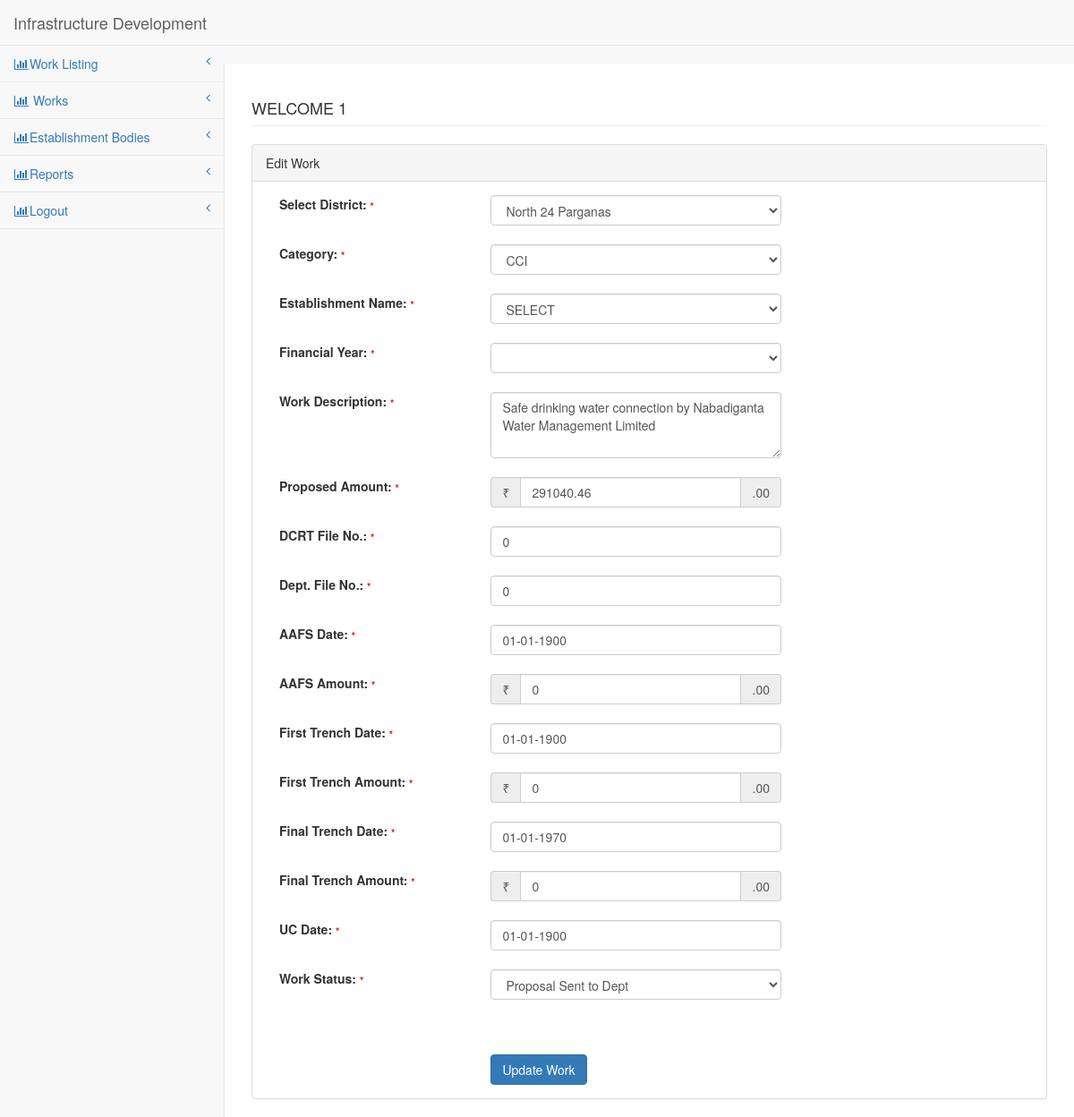
Screenshot of /pages/edit-work.php?jid=job_1 (signed in) with the database file from the repository.
### tables this page shows
CREATE TABLE `cci_details` (
  `cci_id` varchar(15) NOT NULL,
  `district` varchar(25) NOT NULL,
  `cci_name` varchar(255) NOT NULL
);

CREATE TABLE `dcpu_details` (
  `dcpu_id` varchar(8) NOT NULL,
  `district` varchar(25) NOT NULL,
  `dcpu_name` varchar(25) NOT NULL
);

CREATE TABLE `est_fund_details` (
  `job_id` varchar(17) NOT NULL,
  `est_id` varchar(15) NOT NULL,
  `category` varchar(10) NOT NULL,
  `fin_year` varchar(9) DEFAULT NULL,
  `work_desc` varchar(255) NOT NULL,
  `prop_amnt` double DEFAULT NULL,
  `dcrt_file_no` varchar(25) DEFAULT NULL,
  `dept_file_no` varchar(25) DEFAULT NULL,
  `aafs_date` date DEFAULT NULL,
  `aafs_amnt` double DEFAULT NULL,
  `first_trench_dt` date DEFAULT NULL,
  `first_trench_amnt` double DEFAULT NULL,
  `final_trench_dt` date DEFAULT NULL,
  `final_trench_amnt` double DEFAULT NULL,
  `uc_date` date DEFAULT NULL,
  `work_status_id` varchar(15) NOT NULL
);

CREATE TABLE `work_status` (
  `work_id` varchar(15) NOT NULL,
  `work_status` varchar(255) NOT NULL
);

### config/DbFunction.php (called while the page is built, shortened)
<?php
class DbFunction{
	function get_est_details($est_id, $cat) {
		$db = Database::getInstance();
		$mysqli = $db->getConnection();
		switch ($cat) {
			case "cci":
				$table = "cci_details";
				$id = "cci";
				break;
		}
		$query = "SELECT * FROM " . $table . " WHERE ".$id."_id='{$est_id}'";
		$stmt= $mysqli->query($query);
		return $stmt;
	}
	function get_districts() {
		$db = Database::getInstance();
		$mysqli = $db->getConnection();
		$query = "SELECT district FROM dcpu_details ORDER BY district ASC";
		$stmt= $mysqli->query($query);
		return $stmt;
	}
	function get_wrkstatuses() {
		$db = Database::getInstance();
		$mysqli = $db->getConnection();
		$query = "SELECT * FROM work_status ORDER BY work_id ASC";
		$stmt= $mysqli->query($query);
		return $stmt;
	}
	function get_job_details($job_id) {
		$db = Database::getInstance();
		$mysqli = $db->getConnection();
		$query = "SELECT * FROM est_fund_details WHERE job_id = '".$job_id."'";
		$stmt = $mysqli->query($query);
		return $stmt;
	}
}
?>

### pages/edit-work.php (the view, shortened to what this page needs)
<?php
include('../config/DbFunction.php');
$obj=new DbFunction();
$job_id = $_GET["jid"];
$rs_job = $obj->get_job_details($job_id);
$res_job = $rs_job->fetch_object();
$rs_dist = $obj->get_districts();
$rs_e = $obj->get_est_details($res_job->est_id, $res_job->category);
$res_e = $rs_e->fetch_row();
$rs_sts = $obj->get_wrkstatuses();
?>
<!DOCTYPE html>
<html lang="en">
<head>
<link href="../bower_components/bootstrap/dist/css/bootstrap.min.css"
	rel="stylesheet">
<link href="../bower_components/metisMenu/dist/metisMenu.min.css"
	rel="stylesheet">
<link href="../dist/css/sb-admin-2.css" rel="stylesheet">
<link href="../bower_components/font-awesome/css/font-awesome.min.css" rel="stylesheet" type="text/css">
<link href="//code.jquery.com/ui/1.12.1/themes/base/jquery-ui.css" rel="stylesheet">
</head>
<body>
<form method="post" >
	<div id="wrapper">
		<?php include('leftbar.php')?>;
		<div id="page-wrapper">
			<div class="row">
				<div class="col-lg-12">
					<h4 class="page-header"> <?php echo strtoupper("welcome"." ".htmlentities($_SESSION['login']));?></h4>
				</div>
			</div>
			<div class="row">
				<div class="col-lg-12">
					<div class="panel panel-default">
						<div class="panel-heading">Edit Work</div>
						<div class="panel-body">
							<div class="row">
						 	<div class="col-lg-10">
								<div class="form-group">
									<div class="col-lg-4">
					 					<label>Select District: <span id="" style="font-size:11px;color:red">*</span></label>
									</div>
									<div class="col-lg-6">
										<select class="form-control" name="district" id="district" required >
											<?php while($res=$rs_dist->fetch_object()){	?>
                        					<option VALUE="<?php echo htmlentities($res->district);?>" <?php if($res->district == $res_e[1]) echo "selected" ?>><?php echo htmlentities($res->district)?></option>
											<?php }?>
										</select>
									</div>
								</div>
								<br><br>
								<div class="form-group">
									<div class="col-lg-4">
										<label>Category: <span id="" style="font-size:11px;color:red">*</span></label>
									</div>
									<div class="col-lg-6">
											<select class="form-control" name="category" id="category" onchange="getEstList()" required >
											<option VALUE="cci">CCI</option>
										</select>
									</div>
	 							</div>
								<br><br>
								<div class="form-group">
									<div class="col-lg-4">
										<label>Establishment Name: <span id="" style="font-size:11px;color:red">*</span></label>
									</div>
									<div class="col-lg-6">
										<select class="form-control" name="estname" id="estname" required >
											<option VALUE="">SELECT</option>
										</select>
									</div>
	 							</div>
								<br><br>
								<div class="form-group">
									<div class="col-lg-4">
										<label>Financial Year: <span id="" style="font-size:11px;color:red">*</span></label>
									</div>
									<div class="col-lg-6">
										<select class="form-control" name="finyear" id="finyear" required>
										</select>
									</div>
	 							</div>
								<br><br>
								<div class="form-group">
									<div class="col-lg-4">
										<label>Work Description: <span id="" style="font-size:11px;color:red">*</span></label>
									</div>
									<div class="col-lg-6">
										<textarea class="form-control" rows="3" name="wrkdesc" id="wrkdesc" required><?php echo htmlentities($res_job->work_desc);?></textarea>
									</div>
	 							</div>
								<br><br>
								<br><br>
								<div class="form-group">
									<div class="col-lg-4">
										<label>Proposed Amount: <span id="" style="font-size:11px;color:red">*</span></label>
									</div>
									<div class="col-lg-6">
										<div class="form-group input-group">
											<span class="input-group-addon">₹</span>
											<input name="propamnt" id="propamnt" class="form-control" required value="<?php echo htmlentities($res_job->prop_amnt);?>" >
											<span class="input-group-addon">.00</span>
										</div>
									</div>
	 							</div>
								<br><br>
								<div class="form-group">
									<div class="col-lg-4">
										<label>DCRT File No.: <span id="" style="font-size:11px;color:red">*</span></label>
									</div>
									<div class="col-lg-6">
										<input class="form-control" name="dcrtno" id="dcrtno" required value="<?php echo htmlentities($res_job->dcrt_file_no);?>">
									</div>
	 							</div>
								<br><br>
								<div class="form-group">
									<div class="col-lg-4">
										<label>Dept. File No.: <span id="" style="font-size:11px;color:red">*</span></label>
									</div>
									<div class="col-lg-6">
										<input class="form-control" name="deptno" id="deptno" value="<?php echo htmlentities($res_job->dept_file_no);?>" >
									</div>
	 							</div>
								<br><br>
								<div class="form-group">
									<div class="col-lg-4">
										<label>AAFS Date: <span id="" style="font-size:11px;color:red">*</span></label>
									</div>
									<div class="col-lg-6">
										<input class="form-control" name="aafsdate" id="aafsdate" value="<?php echo ($res_job->aafs_date == NULL || $res_job->aafs_date == '') ? '' : htmlentities(date('d-m-Y', strtotime($res_job->aafs_date)));?>">
									</div>
								 </div>
								<br><br>
								<div class="form-group">
									<div class="col-lg-4">
										<label>AAFS Amount: <span id="" style="font-size:11px;color:red">*</span></label>
									</div>
									<div class="col-lg-6">
										<div class="form-group input-group">
											<span class="input-group-addon">₹</span>
											<input name="aafsamnt" id="aafsamnt" class="form-control" value="<?php echo htmlentities($res_job->aafs_amnt);?>" >
											<span class="input-group-addon">.00</span>
										</div>
									</div>
								 </div>
								<br><br>
								<div class="form-group">
									<div class="col-lg-4">
										<label>First Trench Date: <span id="" style="font-size:11px;color:red">*</span></label>
									</div>
									<div class="col-lg-6">
										<input class="form-control" name="ftrdate" id="ftrdate" value="<?php echo ($res_job->first_trench_dt==''|| $res_job->first_trench_dt==NULL) ? '' : htmlentities(date('d-m-Y', strtotime($res_job->first_trench_dt)));?>" >
									</div>
								 </div>
								<br><br>
								<div class="form-group">
									<div class="col-lg-4">
										<label>First Trench Amount: <span id="" style="font-size:11px;color:red">*</span></label>
									</div>
									<div class="col-lg-6">
										<div class="form-group input-group">
											<span class="input-group-addon">₹</span>
											<input name="ftramnt" id="ftramnt" class="form-control" value="<?php echo htmlentities($res_job->first_trench_amnt);?>" >
											<span class="input-group-addon">.00</span>
										</div>
									</div>
	 							</div>
								<br><br>
								<div class="form-group">
									<div class="col-lg-4">
										<label>Final Trench Date: <span id="" style="font-size:11px;color:red">*</span></label>
									</div>
									<div class="col-lg-6">
										<input class="form-control" name="fntrdate" id="fntrdate" value="<?php echo ($res_job->final_trench_dt == NULL || $res_job->final_trench_dt='') ? '' : htmlentities(date('d-m-Y', strtotime($res_job->final_trench_dt)));?>">
									</div>
								 </div>
								<br><br>
								<div class="form-group">
									<div class="col-lg-4">
										<label>Final Trench Amount: <span id="" style="font-size:11px;color:red">*</span></label>
									</div>
									<div class="col-lg-6">
										<div class="form-group input-group">
											<span class="input-group-addon">₹</span>
											<input name="fntramnt" id="fntramnt" class="form-control" value="<?php echo htmlentities($res_job->final_trench_amnt);?>">
											<span class="input-group-addon">.00</span>
										</div>
									</div>
	 							</div>
								<br><br>
								<div class="form-group">
									<div class="col-lg-4">
										<label>UC Date: <span id="" style="font-size:11px;color:red">*</span></label>
									</div>
									<div class="col-lg-6">
										<input class="form-control" name="ucdate" id="ucdate" value="<?php echo ($res_job->uc_date == NULL || $res_job->uc_date == '') ? '' : htmlentities(date('d-m-Y', strtotime($res_job->uc_date)));?>">
									</div>
								 </div>
								<br><br>
								<div class="form-group">
									<div class="col-lg-4">
										<label>Work Status: <span id="" style="font-size:11px;color:red">*</span></label>
									</div>
									<div class="col-lg-6">
										<select class="form-control" name="wrkstatus" id="wrkstatus" required="required">
											<?php while($res=$rs_sts->fetch_object()){?>
                        					<option VALUE="<?php echo htmlentities($res->work_id);?>" <?php if($res->work_id == $res_job->work_status_id) echo "selected"?>><?php echo htmlentities($res->work_status);?></option>
											<?php }?>
										</select>
									</div>
	 							</div>
								<br><br>
								<div class="form-group">
									<div class="col-lg-4">
									</div>
									<div class="col-lg-6"><br><br>
										<input type="submit" class="btn btn-primary" name="submit" value="Update Work"></button>
									</div>
								</div>
							</div>
						</div>
					</div>
				</div>
			</div>
		</div>
	</div>
</form>
</body>
</html>

### pages/leftbar.php (shortened to what this page needs)
<nav class="navbar navbar-default navbar-static-top" role="navigation"
			style="margin-bottom: 0">
			<div class="navbar-header">
				<a class="navbar-brand" href="../index.php">Infrastructure Development</a>
			</div>
			<div class="navbar-default sidebar" role="navigation">
                <div class="sidebar-nav navbar-collapse">
                    <ul class="nav" id="side-menu">
                        <li>
                            <a href="view.php"><i class="fa fa-bar-chart-o fa-fw"></i>Work Listing<span class="fa arrow"></span></a>
                        </li>
                        <li>
                            <a href="#"><i class="fa fa-bar-chart-o fa-fw"></i> Works<span class="fa arrow"></span></a>
                        </li>
                        <li>
                            <a href="#"><i class="fa fa-bar-chart-o fa-fw"></i>Establishment Bodies<span class="fa arrow"></span></a>
                        </li>
                        <li>
                            <a href="#"><i class="fa fa-bar-chart-o fa-fw"></i>Reports<span class="fa arrow"></span></a>
                        </li>
                        <li>
                            <a href="logout.php"><i class="fa fa-bar-chart-o fa-fw"></i>Logout<span class="fa arrow"></span></a>
                        </li>
                  </ul>
                </div>
            </div>
        </nav>

### rows the page displays
cci_details: district "North 24 Parganas"
est_fund_details: wrkdesc "Safe drinking water connection by Nabadiganta Water Management Limited", propamnt "291040.46", dcrtno "0", deptno "0", aafsdate "01-01-1900", aafsamnt "0", ftrdate "01-01-1900", ftramnt "0", fntramnt "0", ucdate "01-01-1900", wrkstatus "Proposal Sent to Dept"
